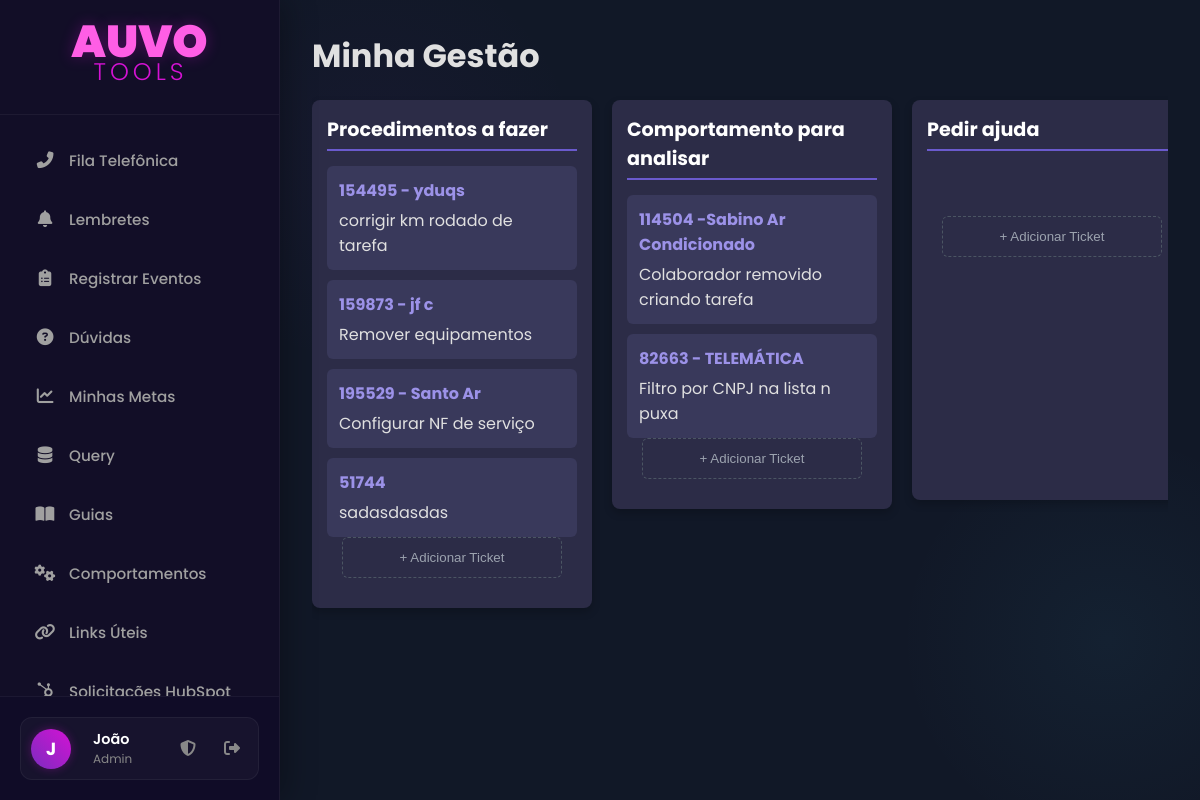
Screenshot of /kanban/individual (signed in) with the database file from the repository.
### app.py (models this page shows, shortened)
class User(db.Model, UserMixin):
    id = db.Column(db.Integer, primary_key=True)
    name = db.Column(db.String(150), nullable=False)
    username = db.Column(db.String(80), unique=True, nullable=False)
    email = db.Column(db.String(120), unique=True, nullable=False)
    password_hash = db.Column(db.String(128), nullable=False)
    discord_id = db.Column(db.String(50), nullable=True, unique=True)
    is_admin = db.Column(db.Boolean, nullable=False, default=False)
    manager_id = db.Column(db.Integer, db.ForeignKey('user.id'), nullable=True)
    lunch_start = db.Column(db.Time, nullable=True)
    lunch_end = db.Column(db.Time, nullable=True)
    ramal = db.Column(db.String(10), nullable=True)

class Column(db.Model):
    id = db.Column(db.Integer, primary_key=True)
    name = db.Column(db.String(100), nullable=False)
    order = db.Column(db.Integer, nullable=False)

class Card(db.Model):
    id = db.Column(db.Integer, primary_key=True)
    base = db.Column(db.String(50), nullable=True)
    title = db.Column(db.String(200), nullable=False)
    content = db.Column(db.Text, nullable=True)
    link = db.Column(db.String(300), nullable=True)
    status = db.Column(db.String(20), default='pendente', nullable=False)
    column_id = db.Column(db.Integer, db.ForeignKey('column.id'), nullable=False)
    owner_id = db.Column(db.Integer, db.ForeignKey('user.id'), nullable=True)

### app.py (the view)
@app.route('/kanban/individual')
@login_required
def kanban_individual():
    columns = Column.query.order_by(Column.order).all()
    cards = Card.query.filter_by(owner_id=current_user.id).all()
    form = CardForm()
    return render_template('kanban_board.html', title="Minha Gestão", columns=columns, cards=cards, board_type='individual', form=form)

### app.py (called while the page is built)
@app.context_processor
def inject_now():
    return {'now': datetime.utcnow()}

@login_manager.user_loader
def load_user(user_id):
    return User.query.get(int(user_id))

### templates/kanban_board.html (shortened to what this page needs)
{% extends "base.html" %}
{% block content %}
<div class="kanban-container">
    <div class="kanban-header">
        <h1>{{ title }}</h1>
    </div>
    <div class="kanban-board">
        {% for column in columns %}
        <div class="kanban-column" data-column-id="{{ column.id }}">
            <div class="column-header">
                <h3 class="column-title">{{ column.name }}</h3>
            </div>
            <div class="column-cards" id="column-{{ column.id }}">
                {% for card in cards if card.column_id == column.id %}
                    <div class="kanban-card status-{{ card.status }}" data-card-id="{{ card.id }}">
                        {% if card.base %}<strong>{{ card.base }}</strong>{% endif %}
                        <p>{{ card.title|truncate(80, True) }}</p>
                    </div>
                {% endfor %}
            </div>
            <div class="add-card-wrapper">
                <button class="add-card-btn" data-column-id="{{ column.id }}">
                    + Adicionar Ticket
                </button>
            </div>
        </div>
        {% endfor %}
    </div>
</div>
{% endblock %}

### templates/base.html (shortened to what this page needs)
<!DOCTYPE html>
<html lang="pt-br">
<head>
    <link rel="stylesheet" href="{{ url_for('static', filename='css/style.css') }}">
    <link rel="stylesheet" href="https://cdnjs.cloudflare.com/ajax/libs/font-awesome/6.2.0/css/all.min.css">
</head>
<body>
    <div class="main-container">
        <nav class="sidebar">
            <div class="sidebar-header">
                <div style="line-height: 1; cursor: default;">
                    <h1 style="
                        color: #ff5ee5;
                        font-size: 2.8em;
                        font-family: 'Poppins', sans-serif;
                        font-weight: 900;
                        margin: 0; padding: 0;
                        text-shadow: 0 0 15px rgba(212, 18, 212, 0.3);
                    ">AUVO</h1>
                    <span style="
                        color: #d412d4;
                        font-size: 1.5em;
                        font-family: 'Poppins', sans-serif;
                        font-weight: 300;
                        display: block;
                        margin-top: -5px;
                        letter-spacing: 4px;
                        margin-left: 2px;
                    ">TOOLS</span>
                </div>
            </div>
            <ul class="menu">
                <li class="menu-item">
                    <a href="{{ url_for('fila_telefonica') }}">
                        <i class="fa-solid fa-phone-alt menu-icon"></i>
                        <span>Fila Telefônica</span>
                    </a>
                </li>
                <li class="menu-item">
                    <a href="{{ url_for('list_reminders') }}">
                        <i class="fa-solid fa-bell menu-icon"></i>
                        <span>Lembretes</span>
                    </a>
                </li>
                <li class="menu-item">
                    <a href="{{ url_for('listar_eventos') }}">
                        <i class="fa-solid fa-clipboard-list menu-icon"></i>
                        <span>Registrar Eventos</span>
                    </a>
                </li>
                <li class="menu-item">
                    <a href="{{ url_for('listar_duvidas') }}">
                        <i class="fa-solid fa-question-circle menu-icon"></i>
                        <span>Dúvidas</span>
                    </a>
                </li>
                <li class="menu-item">
                    <a href="{{ url_for('minhas_metas') }}">
                        <i class="fa-solid fa-chart-line menu-icon"></i>
                        <span>Minhas Metas</span>
                    </a>
                </li>
                <li class="menu-item">
                     <a href="{{ url_for('list_queries') }}">
                         <i class="fa-solid fa-database menu-icon"></i>
                         <span>Query</span>
                     </a>
                </li>
                <li class="menu-item">
                    <a href="{{ url_for('listar_guias') }}">
                        <i class="fa-solid fa-book-open menu-icon"></i>
                        <span>Guias</span>
                    </a>
                </li>
                <li class="menu-item">
                    <a href="{{ url_for('listar_comportamentos') }}">
                        <i class="fa-solid fa-cogs menu-icon"></i>
                        <span>Comportamentos</span>
                    </a>
                </li>
                <li class="menu-item">
                    <a href="{{ url_for('links_uteis') }}">
                        <i class="fa-solid fa-link menu-icon"></i>
                        <span>Links Úteis</span>
                    </a>
                </li>
<li class="menu-item">
    <a href="{{ url_for('listar_hubspot') }}">
        <i class="fa-brands fa-hubspot menu-icon"></i>
        <span>Solicitações HubSpot</span>
    </a>
</li>
            </ul>
            <div class="sidebar-footer">
                {% if current_user.is_authenticated %}
                <div class="user-profile">
                    <div class="user-avatar">
                         {% if current_user.avatar_filename %}
                            <img src="{{ url_for('static', filename='uploads/avatars/' + current_user.avatar_filename) }}" alt="Avatar">
                        {% else %}
                            {{ current_user.name[0] }}
                        {% endif %}
                    </div>
                    <a href="{{ url_for('profile') }}" class="user-profile-link" title="Editar Perfil">
                        <div class="user-info">
                            <span class="user-name">{{ current_user.name.split()[0] }}</span>
                            <span class="user-role">
                                {% if current_user.is_admin %} Admin {% else %} Atendente {% endif %}
                            </span>
                        </div>
                    </a>
                    {% if current_user.is_admin %}
                    <a href="{{ url_for('admin_dashboard') }}" class="admin-icon" title="Painel Admin">
                        <i class="fa-solid fa-shield-halved"></i>
                    </a>
                    {% endif %}
                    <a href="{{ url_for('logout') }}" class="logout-icon" title="Sair">
                        <i class="fa-solid fa-right-from-bracket"></i>
                    </a>
                </div>
                {% endif %}
            </div>
        </nav>
        <main class="content">
            {% block content %}{% endblock %}
        </main>
    </div>
</body>
</html>

### templates/base.html (style rules this page uses)
* { margin: 0; padding: 0; box-sizing: border-box; }
body { font-family: 'Poppins', sans-serif; background-color: #0f0c29; color: #e0e0e0; min-height: 100vh; overflow-x: hidden; }
.main-container { display: flex; min-height: 100vh; }
.sidebar { width: 280px; background: rgba(19, 15, 40, 0.95); border-right: 1px solid rgba(255, 255, 255, 0.05); display: flex; flex-direction: column; position: fixed; top: 0; left: 0; height: 100vh; z-index: 1000; padding-top: 20px; box-shadow: 5px 0 30px rgba(0,0,0,0.3); transition: all 0.3s ease; }
.sidebar-header { text-align: center; padding: 0 20px 30px 20px; border-bottom: 1px solid rgba(255, 255, 255, 0.05); margin-bottom: 20px; }
.menu { list-style: none; padding: 0 15px; flex-grow: 1; overflow-y: auto; }
.menu-item { margin-bottom: 8px; border-radius: 12px; transition: all 0.3s ease; }
.menu a { display: flex; align-items: center; padding: 14px 18px; text-decoration: none; color: #a0a0a0; font-weight: 500; font-size: 0.95em; border-radius: 12px; transition: all 0.3s ease; position: relative; overflow: hidden; }
.menu-icon { width: 24px; margin-right: 12px; font-size: 1.1em; text-align: center; transition: color 0.3s ease; }
.sidebar-footer { padding: 20px; border-top: 1px solid rgba(255, 255, 255, 0.05); background: rgba(15, 12, 41, 0.8); }
.user-profile { display: flex; align-items: center; gap: 12px; background: rgba(255, 255, 255, 0.03); padding: 10px; border-radius: 12px; border: 1px solid rgba(255, 255, 255, 0.05); transition: background 0.3s; }
.user-avatar { width: 40px; height: 40px; border-radius: 50%; background: linear-gradient(45deg, #7b2cbf, #d412d4); color: white; display: flex; align-items: center; justify-content: center; font-weight: bold; font-size: 1.1em; overflow: hidden; box-shadow: 0 0 10px rgba(212, 18, 212, 0.3); }
.user-info { flex-grow: 1; display: flex; flex-direction: column; overflow: hidden; }
.user-name { font-size: 0.9em; font-weight: 600; color: #fff; white-space: nowrap; text-overflow: ellipsis; overflow: hidden; }
.user-role { font-size: 0.75em; color: #888; }
.user-profile-link { text-decoration: none; flex-grow: 1; display: flex; }
.admin-icon, .logout-icon { color: #888; font-size: 1em; padding: 8px; border-radius: 8px; transition: all 0.2s; text-decoration: none; }
.content { flex-grow: 1; margin-left: 280px; padding: 40px; background-image: radial-gradient(circle at 10% 20%, rgba(123, 44, 191, 0.05) 0%, transparent 20%), radial-gradient(circle at 90% 80%, rgba(76, 201, 240, 0.05) 0%, transparent 20%); min-height: 100vh; }

### rows the page displays
User: name "J", name "João"
Column: name "Procedimentos a fazer"
Card: base "154495 - yduqs", title "corrigir km rodado de tarefa"
Card: base "159873 - jf c", title "Remover equipamentos"
Card: base "195529 - Santo Ar", title "Configurar NF de serviço"
Card: base "51744", title "sadasdasdas"
Column: name "Comportamento para analisar"
Card: base "114504 -Sabino Ar Condicionado", title "Colaborador removido criando tarefa"
Card: base "82663 - TELEMÁTICA", title "Filtro por CNPJ na lista n puxa"
Column: name "Pedir ajuda"

### other values shown
{{ title }} "Minha Gestão"
